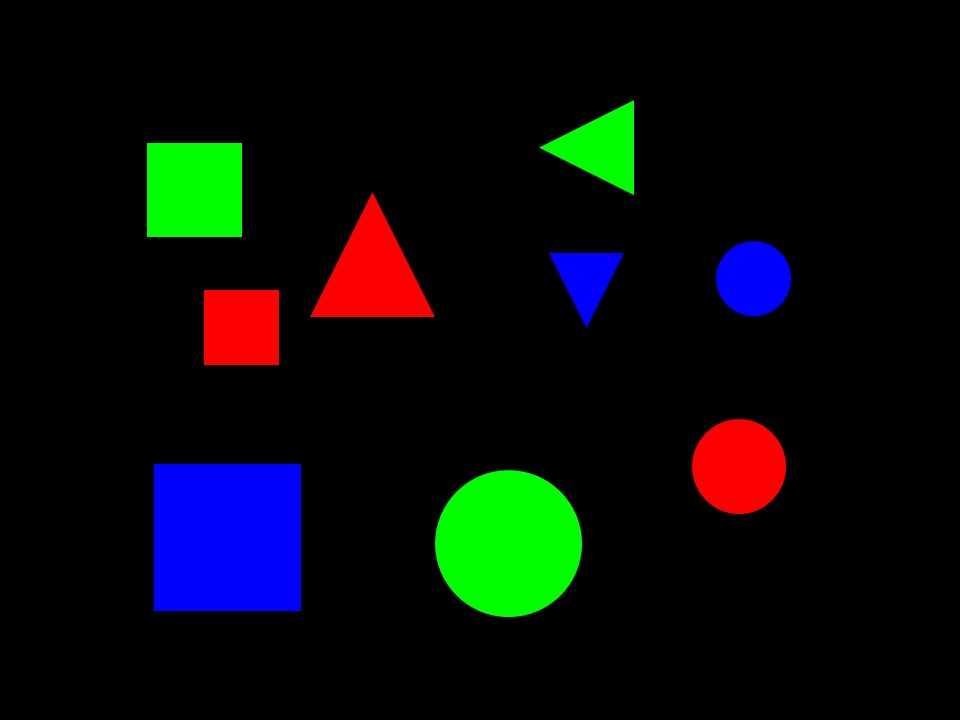
%> input picture INPS_practica3/entrega/INPS_P3_Addami_Ech_Chaouy_Ziad/imagen2.jpg, 960 x 720 px
$ octave Solucio_comentatV2.m   (GNU Octave 9; MATLAB toolbox functions it lacks are replaced by stand-ins)
%> lines starting %> are read from the running program, lines starting %| are printed output that depends on the picture; in (x1, y1, x2, y2) boxes, pixels count from 0 and x2, y2 are one past the last pixel; in counts of white or black regions, pixels touching at a corner belong together; the program's own positions count from 1
%% ========================================================================
%%
%
%  PRÁCTICA 3 (SOLUCIÓN): CLASIFICACIÓN DE FIGURAS POR FORMA, TAMAÑO Y COLOR
%  ========================================================================
%  Objetivo: a partir de una imagen con figuras geométricas (círculos,
%  triángulos y cuadrados) de distintos tamaños y colores, el programa
%  etiqueta cada figura con tres datos:
%
%%
%
%     - FORMA:   C (círculo), T (triángulo), S (cuadrado)
%     - COLOR:   R (rojo), G (verde), B (azul)
%     - TAMAÑO:  1 (pequeño), 2 (mediano), 3 (grande) dentro de su forma
%
%%
%
%  Ejemplo de etiqueta en pantalla: "CR1" = círculo rojo pequeño.
%
%%
%
%  Esquema del algoritmo:
%    1) Convertir a gris y binarizar para separar figuras del fondo.
%    2) Limpiar con morfología y etiquetar cada figura (componentes conexas).
%    3) Clasificar la FORMA usando la circularidad.
%    4) Ordenar por área para asignar el TAMAÑO.
%    5) Leer el color del píxel central de cada figura.
%
%%
%
%  IMPORTANTE: el programa supone que hay exactamente 9 figuras: 3 círculos,
%  3 triángulos y 3 cuadrados (3 tamaños de cada forma).
%  =========================================================================
%

clear all;   % Borra todas las variables del espacio de trabajo
close all    % Cierra todas las figuras abiertas

% --- 1) LECTURA Y PREPROCESADO -----------------------------------------
I = imread('imagen2.jpg');   % Imagen a color (matriz alto x ancho x 3: R,G,B)
%> I is the input picture: size 720x960x3 uint8; mean R, G, B 7.6, 11.3, 10.8
imshow(I);                   % La mostramos: sobre ella escribiremos las etiquetas
hold on                      % Mantiene la imagen para dibujar texto encima

Igris=rgb2gray(I);           % Pasamos a escala de grises (1 solo canal)
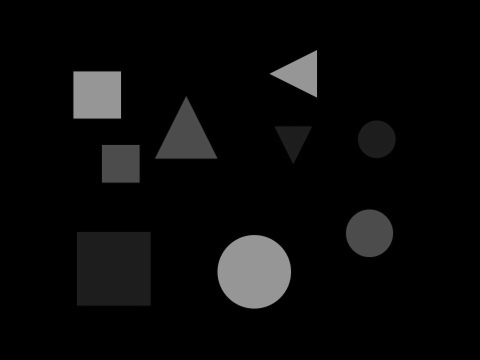
%> Igris: size 720x960 uint8 (shown at 1/2 size); min 0, max 166, mean 10.2
figure, imshow(Igris);      % (línea de depuración: descomentar para ver el paso)

Igris2 = imadjust(Igris);    % Estiramos el contraste para facilitar la binarización
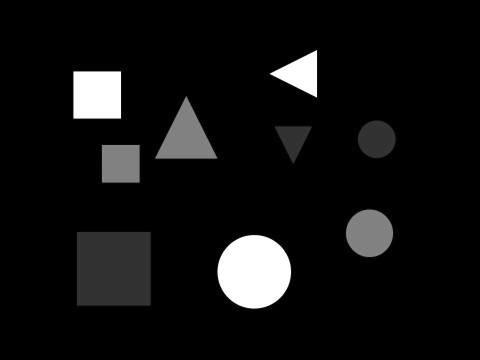
%> Igris2: size 720x960 uint8 (shown at 1/2 size); min 0, max 255, mean 17.3
figure, imshow(Igris2);

% --- 2) BINARIZACIÓN Y LIMPIEZA ----------------------------------------
% Umbral fijo de 0.1 (en escala 0-1): todo lo que sea más claro que el 10 %
% pasa a blanco (figura) y el resto a negro (fondo).
bw = imbinarize(Igris2, 0.1);
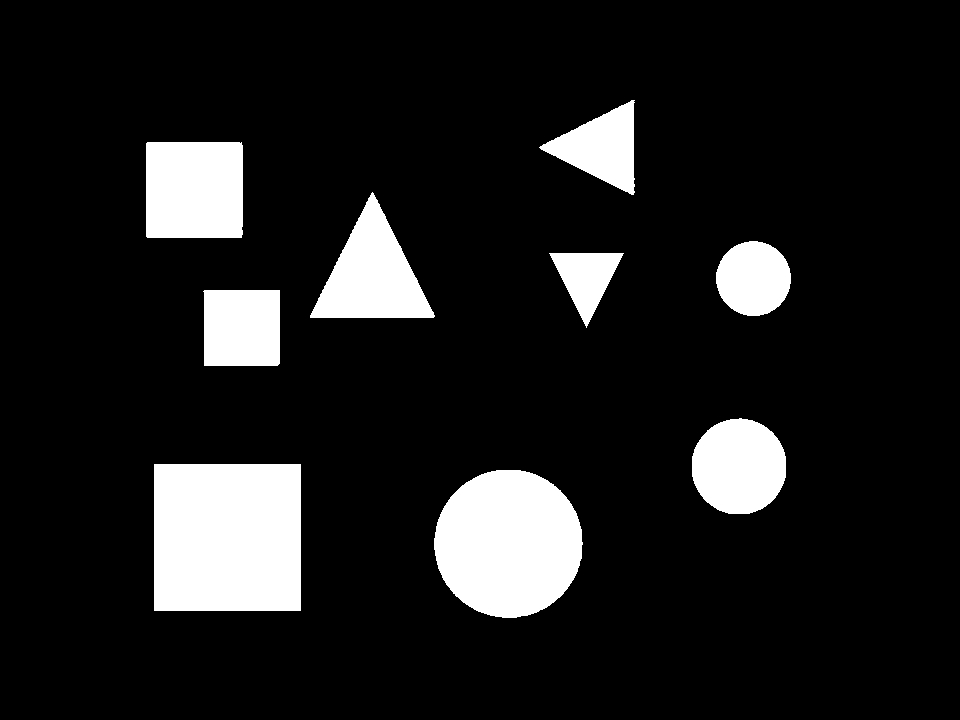
%> bw: size 720x960 logical; 11.7% white; 9 white regions, largest, box (x1, y1, x2, y2) and area: (154, 464, 301, 611) 21609, (434, 470, 583, 618) 17296, (146, 142, 243, 238) 9300

se1 = strel('disk',1);       % Elemento estructurante: disco de radio 1 píxel
bw1 = imdilate(bw,se1);      % Dilatación: rellena pequeños huecos
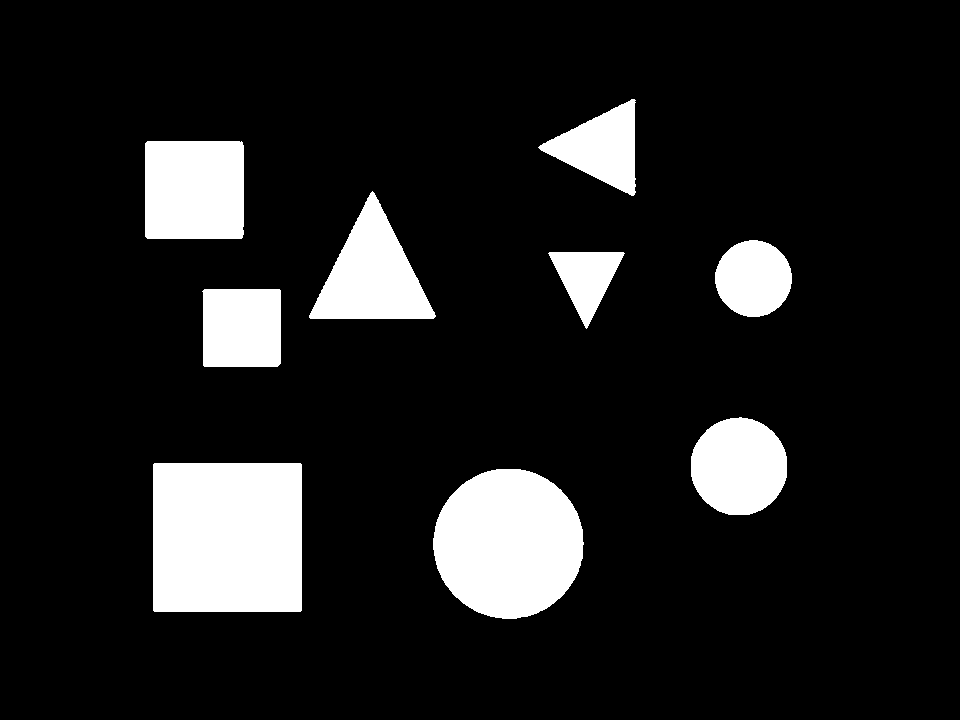
%> bw1: size 720x960 logical; 12.2% white; 9 white regions, largest, box (x1, y1, x2, y2) and area: (153, 463, 302, 612) 22197, (433, 469, 584, 619) 17721, (145, 141, 244, 239) 9682
bw2 = imerode(bw1,se1);      % Erosión: recupera el tamaño original
%> bw2: size 720x960 logical; 11.7% white; 9 white regions
                             % (dilatación + erosión = operación de CIERRE)
figure, imshow(bw);

% --- 3) ETIQUETADO Y MEDICIÓN DE FIGURAS -------------------------------
% Componentes conexas con conectividad de 4 vecinos: cada figura blanca
% separada del resto se convierte en un objeto distinto.
cc = bwconncomp(bw2, 4);
%> cc = 9 connected components

% Calculamos todas las propiedades de cada objeto (área, centroide,
% circularidad, excentricidad...)
im_data = regionprops(cc, 'all');
%> im_data = 9 regions; largest, box (x1, y1, x2, y2), Area, Centroid, MajorAxisLength, MinorAxisLength and Eccentricity: (154, 464, 301, 611) 21609 [228 538] 169.7 169.7 0, (434, 470, 583, 618) 17298 [509 544.2] 148.4 148.4 0.013, (146, 142, 243, 238) 9300 [195 190.5] 111.9 110.7 0.142

N=length(im_data);                         % Número de figuras detectadas
%> N = 9
circularidades=[im_data.Circularity];      % Vector con la circularidad de cada figura
%> circularidades = [0.828 0.821 0.826 0.624 0.995 0.617 0.62 0.997 0.996]
excentricidades=[im_data.Eccentricity];    % (se calcula, pero no se usa después)
%> excentricidades = [0.142 0 0.0444 0.501 0.013 0.495 0.5 0.143 0.0786]
areas=[im_data.Area];                      % Vector con el área (en píxeles) de cada figura
%> areas = [9300 21609 5774 8087 17298 4683 2813 7173 4393]

% --- 4) CLASIFICACIÓN DE LA FORMA POR CIRCULARIDAD ---------------------
% Circularidad = 4π · Área / Perímetro²
% La circularidad vale 1 para un círculo perfecto y disminuye cuanto más
% "picuda" es la figura. Valores teóricos aproximados:
%     círculo ≈ 1   |   cuadrado ≈ 0.785   |   triángulo equilátero ≈ 0.605
% Se definen dos umbrales intermedios para separar las tres clases:
cuadTriang=0.74;   % Por debajo de este valor -> triángulo
circCuad=0.93;     % Por encima de este valor -> círculo
                   % Entre ambos             -> cuadrado

% Contadores para ir rellenando cada lista (círculos, triángulos, cuadrados)
ic=1;it=1;is=1;

for i=1:N                                  % Recorremos todas las figuras
    if circularidades(i)>circCuad
        tipo(i)='C';                       % Círculo
        circulos(ic,:)=[i areas(i)];       % Guardamos [nº de figura, área]
        ic=ic+1;
    elseif circularidades(i)<cuadTriang
        tipo(i)='T';                       % Triángulo
        triangulos(it,:)=[i areas(i)];
        it=it+1;
    else
        tipo(i)='S';                       % Cuadrado (S de "Square")
        cuadrados(is,:)=[i areas(i)];
        is=is+1;
    end
end
%> this loop made 9 passes
%> after the loop, circulos = [5 17298; 8 7173; 9 4393]; cuadrados = [1 9300; 2 21609; 3 5774]; tipo = 'SSSTCTTCC'; triangulos = [4 8087; 6 4683; 7 2813]

% --- 5) ASIGNACIÓN DEL TAMAÑO (1, 2 o 3) -------------------------------
% Dentro de cada forma, ordenamos las figuras de menor a mayor área
% (columna 2). Después de ordenar, la primera es la pequeña, la segunda la
% mediana y la tercera la grande.
    circulos=sortrows(circulos,2);
%> circulos = [9 4393; 8 7173; 5 17298]
    triangulos=sortrows(triangulos,2);
%> triangulos = [7 2813; 6 4683; 4 8087]
    cuadrados=sortrows(cuadrados,2);
%> cuadrados = [3 5774; 1 9300; 2 21609]

    % Lista de números de figura ordenados: círculos, luego triángulos,
    % luego cuadrados, y dentro de cada grupo de menor a mayor área
    tamanos=[circulos(:,1);triangulos(:,1);cuadrados(:,1)];
%> tamanos = [9; 8; 5; 7; 6; 4; 3; 1; 2]

    % Emparejamos cada figura con su tamaño (1,2,3 repetido para cada forma)
    etiquetas=[tamanos [1;2;3;1;2;3;1;2;3]];
%> etiquetas = [9 1; 8 2; 5 3; 7 1; 6 2; 4 3; 3 1; 1 2; 2 3]

    % Reordenamos por número de figura para que la fila i corresponda a la
    % figura i. Así etiquetas(i,2) es el tamaño de la figura i.
    etiquetas=sortrows(etiquetas,1);
%> etiquetas = [1 2; 2 3; 3 1; 4 3; 5 3; 6 2; 7 1; 8 2; 9 1]

% --- 6) DETECCIÓN DEL COLOR Y ESCRITURA DE LA ETIQUETA -----------------
figure, imshow(I)

for i=1:N

    % Leemos el color RGB del píxel situado en el centro (centroide) de la
    % figura. Ojo: en una imagen, primero va la FILA (coordenada Y) y luego
    % la COLUMNA (coordenada X), por eso se usa Centroid(2) y luego Centroid(1).
    % Al no llevar punto y coma, también imprime los valores RGB por consola.
    colores(i,:)=I(round(im_data(i).Centroid(2)),round(im_data(i).Centroid(1)),:)

    % Decidimos el color según qué canal es más intenso (>200 de 255):
    if I(round(im_data(i).Centroid(2)),round(im_data(i).Centroid(1)),1)>200
        color(i)='R';          % Canal rojo alto -> rojo
    elseif I(round(im_data(i).Centroid(2)),round(im_data(i).Centroid(1)),2)>200
        color(i)='G';          % Canal verde alto -> verde
    else
        color(i)='B';          % En otro caso -> azul
    end

    % Escribimos sobre la imagen la etiqueta compuesta: forma + color + tamaño
    % Por ejemplo: 'T' + 'G' + '2' = "TG2" (triángulo verde mediano)
    text(im_data(i).Centroid(1),im_data(i).Centroid(2),[tipo(i) color(i) num2str(etiquetas(i,2))],'color','white','FontSize',14);
end
%> after the loop, color = 'GBRRGGBRB'; colores = [0 255 1; 0 0 254; 254 0 0; 254 0 0; 0 255 1; 0 255 1; 0 0 254; 254 0 0; 0 0 254]
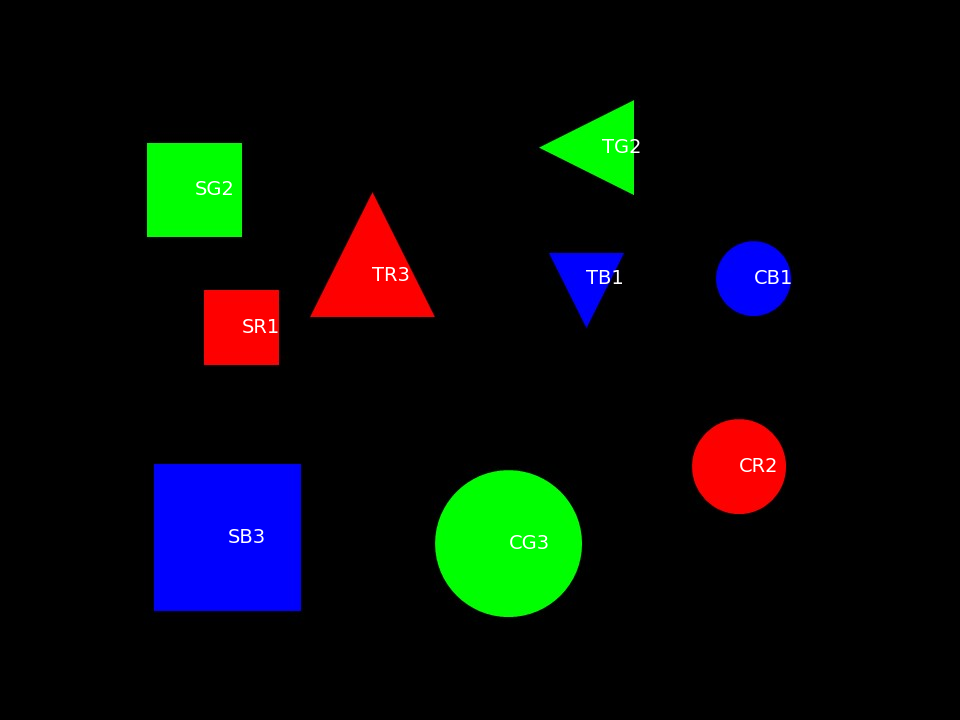
%> figure redrawn from the program's plot data

$ run again, with INPS_practica3/entrega/INPS_P3_Addami_Ech_Chaouy_Ziad/imagen1.jpg copied over INPS_practica3/entrega/INPS_P3_Addami_Ech_Chaouy_Ziad/imagen2.jpg
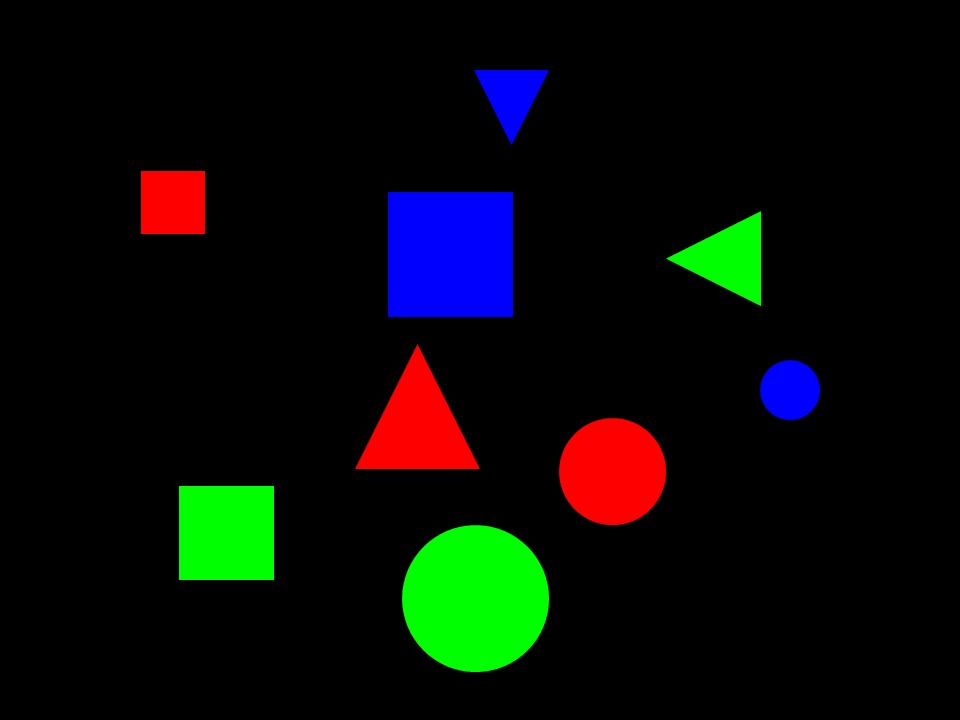
%> input picture INPS_practica3/entrega/INPS_P3_Addami_Ech_Chaouy_Ziad/imagen1.jpg, 960 x 720 px
%> I is the input picture: size 720x960x3 uint8; mean R, G, B 7.8, 11.3, 8
%> `bw = imbinarize(Igris2, 0.1);`:
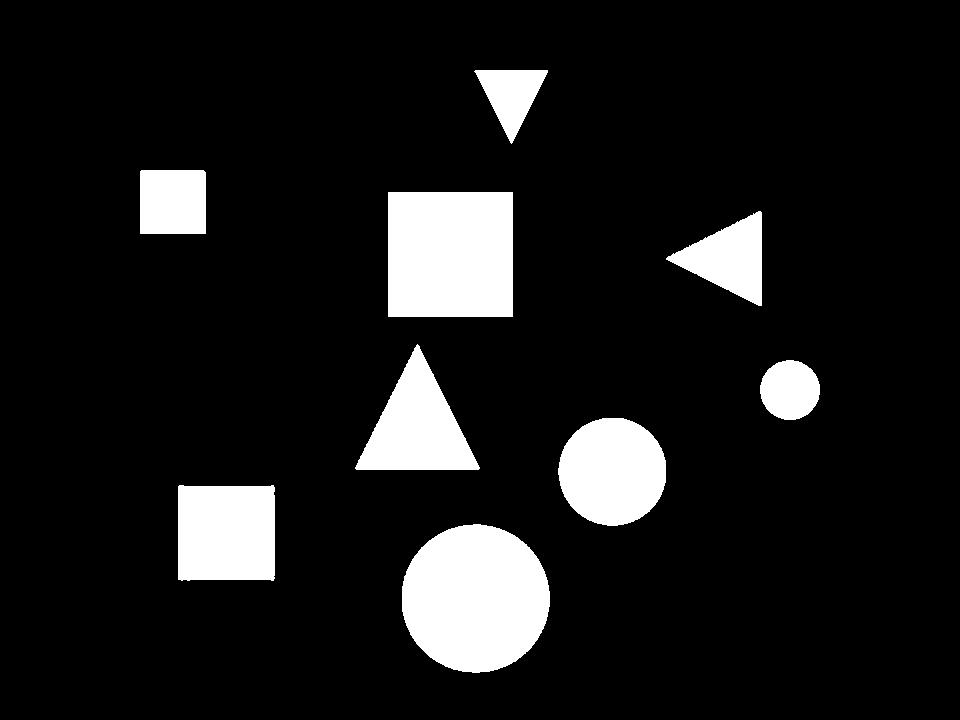
%> bw: size 720x960 logical; 10.7% white; 9 white regions, largest, box (x1, y1, x2, y2) and area: (402, 524, 550, 673) 17290, (388, 192, 513, 317) 15625, (558, 418, 666, 526) 9187
%> bw1: size 720x960 logical; 11.1% white; 9 white regions, largest, box (x1, y1, x2, y2) and area: (401, 523, 551, 674) 17715, (387, 191, 514, 318) 16125, (177, 484, 276, 582) 9510
%> bw2: size 720x960 logical; 10.7% white; 9 white regions
%> cc = 9 connected components
%> im_data = 9 regions; largest, box (x1, y1, x2, y2), Area, Centroid, MajorAxisLength, MinorAxisLength and Eccentricity: (402, 524, 550, 673) 17291 [476.1 599.1] 148.5 148.3 0.055, (388, 192, 513, 317) 15625 [451 255] 144.3 144.3 0, (558, 418, 666, 526) 9187 [613 472.2] 108.2 108.1 0.0572
%> N = 9
%> circularidades = [0.836 0.807 0.626 0.822 0.992 0.638 0.994 0.611 0.994]
%> excentricidades = [0.244 0.244 0.502 0 0.055 0.499 0.0572 0.5 0.0352]
%> areas = [4220 9128 8083 15625 17291 2811 9187 4779 2817]
%> the loop `for i=1:N` made 9 passes
%> after the loop `for i=1:N`: circulos = [5 17291; 7 9187; 9 2817]; cuadrados = [1 4220; 2 9128; 4 15625]; tipo = 'SSTSCTCTC'; triangulos = [3 8083; 6 2811; 8 4779]
%> `circulos=sortrows(circulos,2);`: circulos = [9 2817; 7 9187; 5 17291]
%> `triangulos=sortrows(triangulos,2);`: triangulos = [6 2811; 8 4779; 3 8083]
%> tamanos = [9; 7; 5; 6; 8; 3; 1; 2; 4]
%> `etiquetas=[tamanos [1;2;3;1;2;3;1;2;3]];`: etiquetas = [9 1; 7 2; 5 3; 6 1; 8 2; 3 3; 1 1; 2 2; 4 3]
%> `etiquetas=sortrows(etiquetas,1);`: etiquetas = [1 1; 2 2; 3 3; 4 3; 5 3; 6 1; 7 2; 8 2; 9 1]
%> after the loop `for i=1:N`: color = 'RGRBGBRGB'; colores = [254 0 0; 0 255 1; 254 0 0; 0 0 254; 0 255 1; 0 0 254; 254 0 0; 0 255 1; 0 0 254]
%> after the loop `for i=1:N`:
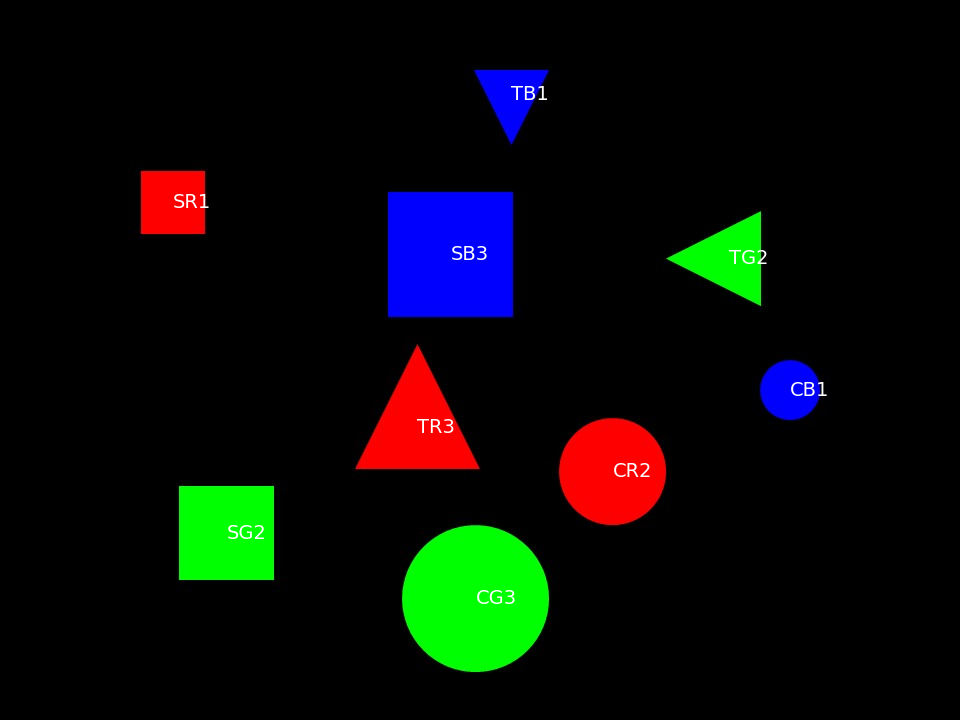
%> figure redrawn from the program's plot data
